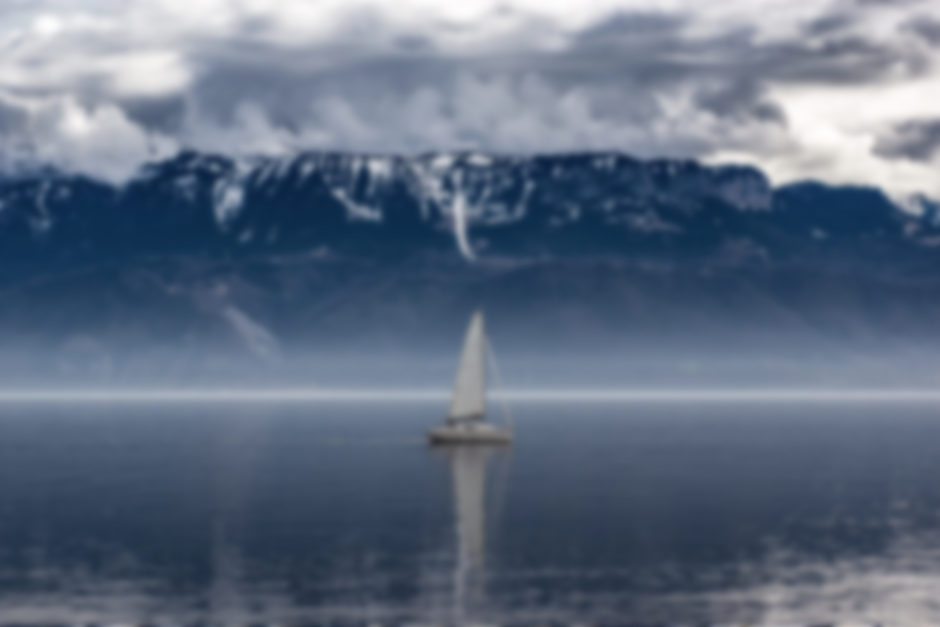
#> input picture STAr/images/pexels-photo-611328.jpg, 1880 x 1253 px (shown at 1/2 size)
$ python camshift.py ../../STAr/images/pexels-photo-611328.jpg
#> lines starting #> are read from the running program, lines starting #| are printed output that depends on the picture; after the words box and inside, x2 and y2 are one past the last pixel; in counts of white or black regions, pixels touching at a corner belong together
### develop/Detector/video.py
#!/usr/bin/env python

'''
Video capture sample.

Sample shows how VideoCapture class can be used to acquire video
frames from a camera of a movie file. Also the sample provides
an example of procedural video generation by an object, mimicking
the VideoCapture interface (see Chess class).

'create_capture' is a convenience function for capture creation,
falling back to procedural video in case of error.

Usage:
    video.py [--shotdir <shot path>] [source0] [source1] ...'

    sourceN is an
     - integer number for camera capture
     - name of video file
     - synth:<params> for procedural video

Synth examples:
    synth:bg=../data/lena.jpg:noise=0.1
    synth:class=chess:bg=../data/lena.jpg:noise=0.1:size=640x480

Keys:
    ESC    - exit
    SPACE  - save current frame to <shot path> directory

'''

# Python 2/3 compatibility
from __future__ import print_function

import numpy as np
from numpy import pi, sin, cos

import cv2 as cv

# built-in modules
from time import clock

# local modules
from tst_scene_render import TestSceneRender
import common

class VideoSynthBase(object):
    # [14 lines left out: function __init__, not called in this run]

    def render(self, dst):
        pass

    # [15 lines left out: function read, not called in this run]

    def isOpened(self):
        return True

class Book(VideoSynthBase):
    # [11 lines left out: functions __init__, read, not called in this run]

class Cube(VideoSynthBase):
    def __init__(self, **kw):
        super(Cube, self).__init__(**kw)
        self.render = TestSceneRender(cv.imread('../data/pca_test1.jpg'), deformation = True,  speed = 1)

    # [5 lines left out: function read, not called in this run]

class Chess(VideoSynthBase):
    # [45 lines left out: functions __init__, draw_quads, render, not called in this run]


classes = dict(chess=Chess, book=Book, cube=Cube)

presets = dict(
    empty = 'synth:',
    lena = 'synth:bg=../data/lena.jpg:noise=0.1',
    chess = 'synth:class=chess:bg=../data/lena.jpg:noise=0.1:size=640x480',
    book = 'synth:class=book:bg=../data/graf1.png:noise=0.1:size=640x480',
    cube = 'synth:class=cube:bg=../data/pca_test1.jpg:noise=0.0:size=640x480'
)


def create_capture(source = 0, fallback = presets['chess']):
    '''source: <int> or '<int>|<filename>|synth [:<param_name>=<value> [:...]]'
    '''
    source = str(source).strip()
    chunks = source.split(':')
    # handle drive letter ('c:', ...)
    if len(chunks) > 1 and len(chunks[0]) == 1 and chunks[0].isalpha():
        chunks[1] = chunks[0] + ':' + chunks[1]
        del chunks[0]

    source = chunks[0]
    try: source = int(source)
    except ValueError: pass
    params = dict( s.split('=') for s in chunks[1:] )

    cap = None
    if source == 'synth':
        Class = classes.get(params.get('class', None), VideoSynthBase)
        try: cap = Class(**params)
        except: pass
    else:
        cap = cv.VideoCapture(source)
        if 'size' in params:
            w, h = map(int, params['size'].split('x'))
            cap.set(cv.CAP_PROP_FRAME_WIDTH, w)
            cap.set(cv.CAP_PROP_FRAME_HEIGHT, h)
    if cap is None or not cap.isOpened():
        print('Warning: unable to open video source: ', source)
        if fallback is not None:
            return create_capture(fallback, None)
    return cap

# [30 lines that do not run on import are left out]

### develop/Detector/camshift.py
#!/usr/bin/env python

'''
Camshift tracker
================

This is a demo that shows mean-shift based tracking
You select a color objects such as your face and it tracks it.
This reads from video camera (0 by default, or the camera number the user enters)

http://www.robinhewitt.com/research/track/camshift.html

Usage:
------
    camshift.py [<video source>]

    To initialize tracking, select the object with mouse

Keys:
-----
    ESC   - exit
    b     - toggle back-projected probability visualization
'''

# Python 2/3 compatibility
from __future__ import print_function
import sys
PY3 = sys.version_info[0] == 3

if PY3:
    xrange = range

import numpy as np
import cv2 as cv

# local module
import video
from video import presets
from utils.draw import rand_color


class App(object):
    def __init__(self, video_src):
        self.cam = video.create_capture(video_src, presets['cube'])
        _ret, self.frame = self.cam.read()
#> self.frame is the input picture: shape (1253, 1880, 3); mean B, G, R 129.7, 110.2, 96.6
        cv.namedWindow('camshift')
        cv.setMouseCallback('camshift', self.onmouse)

        self.selection = None
        self.drag_start = None
        self.show_backproj = False
        self.track_window = None

        self.selections = []
        self.hist_list = []
        self.track_windows = []
        self.track_box_colors = []  # colors of tracking boxes: [(Blue:int, Green:int, Red:int), ...]

    def onmouse(self, event, x, y, flags, param):
        if event == cv.EVENT_LBUTTONDOWN:
            self.drag_start = (x, y)
            self.track_window = None
        if self.drag_start:
            xmin = min(x, self.drag_start[0])
            ymin = min(y, self.drag_start[1])
            xmax = max(x, self.drag_start[0])
            ymax = max(y, self.drag_start[1])
            # self.selection = (xmin, ymin, xmax, ymax)
        if event == cv.EVENT_LBUTTONUP:
            self.drag_start = None
            self.selections.append((xmin, ymin, xmax, ymax))
            self.track_window = (xmin, ymin, xmax - xmin, ymax - ymin)
            self.track_windows.append((xmin, ymin, xmax - xmin, ymax - ymin))
            self.track_box_colors = rand_color(exist_color_list=self.track_box_colors)[1]  # pick a new color for tracking box

    def show_hist(self, idx):
        bin_count = self.hist_list[idx].shape[0]
        bin_w = 24
        img = np.zeros((256, bin_count*bin_w, 3), np.uint8)
        for i in xrange(bin_count):
            # h = int(self.hist[i])
            h = int(self.hist_list[idx][i])
            cv.rectangle(img=img, pt1=(i*bin_w+2, 255), pt2=((i+1)*bin_w-2, 255-h),
                         color=(int(180.0*i/bin_count), 255, 255), thickness=-1)
        img = cv.cvtColor(src=img, code=cv.COLOR_HSV2BGR)
        cv.imshow('hist-{}'.format(idx), img)

    def run(self):
        while True:
            _ret, self.frame = self.cam.read()
            vis = self.frame.copy()
            hsv = cv.cvtColor(src=self.frame, code=cv.COLOR_BGR2HSV)  # convert to HSV to reduce the influence of lightness
#> hsv: shape (1253, 1880, 3); mean H, S, V 106.8, 80.6, 129.9
            mask = cv.inRange(src=hsv, lowerb=np.array((0., 60., 32.)), upperb=np.array((180., 255., 255.)))
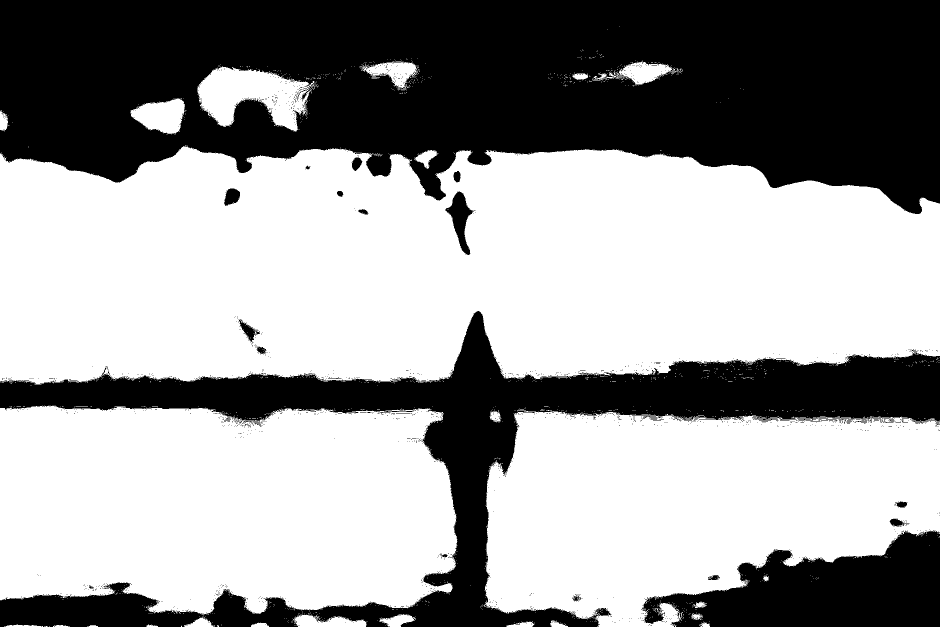
#> mask: shape (1253, 1880) (shown at 1/2 size); 61% white; 1680 black regions (1650 under 20 px), largest, box (x1, y1, x2, y2) and area: (0, 0, 1880, 428) 593005, (0, 622, 1880, 1253) 246798, (1282, 1060, 1880, 1253) 69251

            # [12 lines of commented-out code are left out]
            if self.selections:
                for idx, selection in enumerate(self.selections):
                    if selection:
                        x0, y0, x1, y1 = selection
                        hsv_roi = hsv[y0:y1, x0:x1]
                        mask_roi = mask[y0:y1, x0:x1]
                        hist = cv.calcHist(images=[hsv_roi], channels=[0], mask=mask_roi, histSize=[16], ranges=[0, 180])
                        cv.normalize(src=hist, dst=hist, alpha=0, beta=255, norm_type=cv.NORM_MINMAX)
                        # self.hist = hist.reshape(-1)
                        try:
                            self.hist_list[idx] = hist.reshape(-1)  # update hist
                        except:
                            self.hist_list.append(hist.reshape(-1))  # add hist if select new
                        self.show_hist(idx)

                        vis_roi = vis[y0:y1, x0:x1]
                        cv.bitwise_not(vis_roi, vis_roi)
                        vis[mask == 0] = 0
                    self.show_hist(idx)

            # [13 lines of commented-out code are left out]
            if self.track_windows:
                for idx, track_window in enumerate(self.track_windows):
                    if track_window and track_window[2] > 0 and track_window[3] > 0:
                        self.selections[idx] = None  # FIXME: comment this line for refresh hist, however, that will lead to bad display
                        prob = cv.calcBackProject(images=[hsv], channels=[0], hist=self.hist_list[idx],
                                                  ranges=[0, 180], scale=1)
                        prob &= mask
                        term_crit = (cv.TERM_CRITERIA_EPS | cv.TERM_CRITERIA_COUNT, 10, 1)
                        track_box, self.track_windows[idx] = cv.CamShift(probImage=prob, window=track_window, criteria=term_crit)

                        if self.show_backproj:
                            vis[:] = prob[..., np.newaxis]
                        try:
                            cv.ellipse(vis, track_box, self.track_box_colors[idx], 2)
                        except:
                            print(track_box)

            cv.imshow('camshift', vis)

            ch = cv.waitKey(5)
#> (key Esc is pressed here)
            if ch == 27:
                break
            if ch == ord('b'):
                self.show_backproj = not self.show_backproj
        cv.destroyAllWindows()


if __name__ == '__main__':
    import sys
    try:
        video_src = sys.argv[1]
    except:
        video_src = 0
    print(__doc__)
    App(video_src).run()
